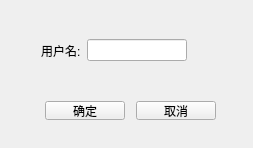
<?xml version="1.0" encoding="UTF-8"?>
<ui version="4.0">
 <class>loginWidget</class>
 <widget class="QWidget" name="loginWidget">
  <property name="geometry">
   <rect>
    <x>0</x>
    <y>0</y>
    <width>253</width>
    <height>148</height>
   </rect>
  </property>
  <property name="windowTitle">
   <string>loginWidget</string>
  </property>
  <widget class="QWidget" name="horizontalLayoutWidget">
   <property name="geometry">
    <rect>
     <x>30</x>
     <y>20</y>
     <width>201</width>
     <height>61</height>
    </rect>
   </property>
   <layout class="QHBoxLayout" name="horizontalLayout">
    <item>
     <widget class="QLabel" name="label">
      <property name="text">
       <string>用户名:</string>
      </property>
     </widget>
    </item>
    <item>
     <widget class="QLineEdit" name="lineEdit"/>
    </item>
    <item>
     <spacer name="horizontalSpacer">
      <property name="orientation">
       <enum>Qt::Horizontal</enum>
      </property>
      <property name="sizeHint" stdset="0">
       <size>
        <width>40</width>
        <height>20</height>
       </size>
      </property>
     </spacer>
    </item>
   </layout>
  </widget>
  <widget class="QWidget" name="horizontalLayoutWidget_2">
   <property name="geometry">
    <rect>
     <x>30</x>
     <y>90</y>
     <width>201</width>
     <height>41</height>
    </rect>
   </property>
   <layout class="QHBoxLayout" name="horizontalLayout_2">
    <item>
     <spacer name="horizontalSpacer_3">
      <property name="orientation">
       <enum>Qt::Horizontal</enum>
      </property>
      <property name="sizeHint" stdset="0">
       <size>
        <width>40</width>
        <height>20</height>
       </size>
      </property>
     </spacer>
    </item>
    <item>
     <widget class="QPushButton" name="pushButton">
      <property name="text">
       <string>确定</string>
      </property>
     </widget>
    </item>
    <item>
     <spacer name="horizontalSpacer_2">
      <property name="orientation">
       <enum>Qt::Horizontal</enum>
      </property>
      <property name="sizeHint" stdset="0">
       <size>
        <width>40</width>
        <height>20</height>
       </size>
      </property>
     </spacer>
    </item>
    <item>
     <widget class="QPushButton" name="pushButton_2">
      <property name="text">
       <string>取消</string>
      </property>
     </widget>
    </item>
    <item>
     <spacer name="horizontalSpacer_4">
      <property name="orientation">
       <enum>Qt::Horizontal</enum>
      </property>
      <property name="sizeHint" stdset="0">
       <size>
        <width>40</width>
        <height>20</height>
       </size>
      </property>
     </spacer>
    </item>
   </layout>
  </widget>
 </widget>
 <layoutdefault spacing="6" margin="11"/>
 <resources/>
 <connections>
  <connection>
   <sender>pushButton</sender>
   <signal>clicked()</signal>
   <receiver>loginWidget</receiver>
   <slot>logined()</slot>
   <hints>
    <hint type="sourcelabel">
     <x>84</x>
     <y>111</y>
    </hint>
    <hint type="destinationlabel">
     <x>19</x>
     <y>115</y>
    </hint>
   </hints>
  </connection>
  <connection>
   <sender>lineEdit</sender>
   <signal>textChanged(QString)</signal>
   <receiver>loginWidget</receiver>
   <slot>editText(QString)</slot>
   <hints>
    <hint type="sourcelabel">
     <x>165</x>
     <y>48</y>
    </hint>
    <hint type="destinationlabel">
     <x>181</x>
     <y>8</y>
    </hint>
   </hints>
  </connection>
 </connections>
 <slots>
  <slot>logined()</slot>
  <slot>editText(QString)</slot>
 </slots>
</ui>
